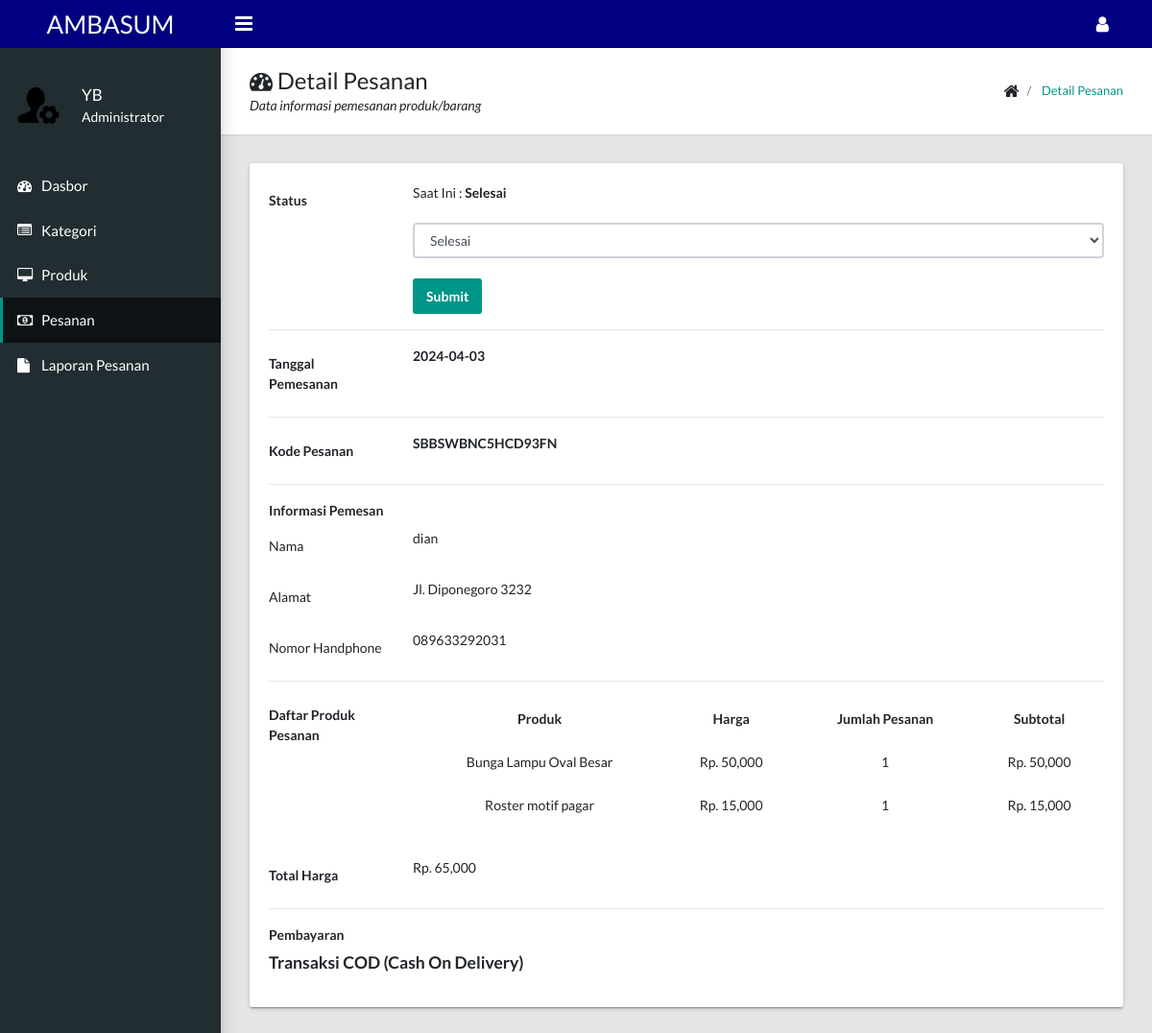
The page /admin/pesanan/detail_transaksi.php?id_pesanan=SBBSWBNC5HCD93FN (signed in) on the database its author committed.
### tables this page shows
CREATE TABLE `tb_pesanan` (
  `id_pesanan` varchar(255) NOT NULL,
  `nama_pesanan` varchar(255) NOT NULL,
  `alamat_pesanan` varchar(255) NOT NULL,
  `no_hp_pesanan` varchar(255) NOT NULL,
  `email_pesanan` varchar(255) NOT NULL,
  `total_harga_pesanan` varchar(255) NOT NULL,
  `status_pesanan` enum('Menunggu Pembayaran','Diproses','Dikirim','Ditolak','Selesai') NOT NULL,
  `tanggal_pesanan` date NOT NULL,
  `jenis_pembayaran` enum('COD','Transfer') NOT NULL
);

CREATE TABLE `tb_detail_pesanan` (
  `id_detail` int(11) NOT NULL,
  `id_pesanan` varchar(255) NOT NULL,
  `id_barang` int(11) NOT NULL,
  `jumlah_pesanan` int(11) NOT NULL,
  `subtotal_harga` varchar(255) NOT NULL
);

CREATE TABLE `tb_barang` (
  `id_barang` int(11) NOT NULL,
  `id_kategori` int(11) NOT NULL,
  `nama_barang` varchar(255) NOT NULL,
  `deskripsi_barang` varchar(255) NOT NULL,
  `harga_barang` varchar(255) NOT NULL,
  `stok_barang` int(11) NOT NULL,
  `foto_barang` varchar(255) NOT NULL
);

### function.php (called while the page is built, shortened)
<?php
function base_url()
{
    if ($_SERVER['HTTP_HOST'] === 'localhost') {
        $base_url = "http://localhost/Minpro3/";
    } else {
        $base_url = ((isset($_SERVER['HTTPS']) && $_SERVER['HTTPS'] == "on") ? "https" : "http");
        $base_url .= "://" . $_SERVER['HTTP_HOST'];
        $base_url .= "/";
    }
    return $base_url;
}
function base_url_admin()
{
    return base_url() . 'admin/';
}
?>

### admin/pesanan/detail_transaksi.php (the view, shortened to what this page needs)
<?php
include '../includer.php';
$menu             = 'pesanan';
$page_title       = 'Detail Pesanan';
$page_description = 'Data informasi pemesanan produk/barang';
$status_option = ['Menunggu Pembayaran', 'Diproses', 'Dikirim', 'Selesai'];
?>
<!DOCTYPE html>
<html lang="id">
<?php include '../header.php'; ?>
<body class="app sidebar-mini rtl">
  <?php include '../navbar.php'; ?>
  <?php include '../sidebar.php'; ?>
  <main class="app-content">
    <?php include '../title.php'; ?>
    <div class="row">
      <div class="col-md-12">
        <div class="tile">
          <div class="tile-body">
            <?php
            $id_pesanan = $_GET['id_pesanan'];
            $query      = mysqli_query($koneksi, "SELECT *  FROM tb_pesanan WHERE id_pesanan = '$id_pesanan'");
            $data       = mysqli_fetch_array($query);
            ?>
            <div class="form-group row">
              <label for="inputEmail3" class="col-sm-2 col-form-label"><b>Status</b></label>
              <div class="col-sm-10">
                Saat Ini : <b>
                  <?php echo $data['status_pesanan']; ?>
                </b><br><br>
                <form method="POST" action="aksi_detail.php">
                  <select class="form-control" id="status" name="status" required>
                    <?php
                    foreach ($status_option as $option) {
                      ?>
                      <option value="<?= $option ?>" <?= $data['status_pesanan'] == $option ? 'selected' : ''; ?>><?= $option; ?></option>
                      <?php
                    }
                    ?>
                  </select>
                  <br>
                  <input type="submit" name="submit" class="btn btn-primary" value="Submit">
                </form>
              </div>
            </div>
            <hr>
            <div class="form-group row">
              <label for="inputEmail3" class="col-sm-2 col-form-label"><b>Tanggal Pemesanan</b></label>
              <div class="col-sm-10">
                <b>
                  <?php echo $data['tanggal_pesanan']; ?>
                </b>
              </div>
            </div>
            <hr>
            <div class="form-group row">
              <label for="inputEmail3" class="col-sm-2 col-form-label"><b>Kode Pesanan</b></label>
              <div class="col-sm-10">
                <b>
                  <?php echo $data['id_pesanan']; ?>
                </b>
              </div>
            </div>
            <hr>
            <div class="form-group">
              <label for="exampleInputEmail1"><b>Informasi Pemesan</b></label>
              <div class="form-group row">
                <label for="inputEmail3" class="col-sm-2 col-form-label">Nama</label>
                <div class="col-sm-10">
                  <?php echo $data['nama_pesanan']; ?>
                </div>
              </div>
              <div class="form-group row">
                <label for="inputEmail3" class="col-sm-2 col-form-label">Alamat</label>
                <div class="col-sm-10">
                  <?php echo $data['alamat_pesanan']; ?>
                </div>
              </div>
              <div class="form-group row">
                <label for="inputEmail3" class="col-sm-2 col-form-label">Nomor Handphone</label>
                <div class="col-sm-10">
                  <?php echo $data['no_hp_pesanan']; ?>
                </div>
              </div>
            </div>
            <hr>
            <div class="form-group row">
              <label for="inputEmail3" class="col-sm-2 col-form-label"><b>Daftar Produk Pesanan</b></label>
              <div class="col-sm-10">
                <table class="table table-borderless">
                  <tr>
                    <th class="text-center">
                      Produk
                    </th>
                    <th class="text-center">
                      Harga
                    </th>
                    <th class="text-center">
                      Jumlah Pesanan
                    </th>
                    <th class="text-center">
                      Subtotal
                    </th>
                  </tr>
                  <?php
                  $query_keranjang = mysqli_query($koneksi, "SELECT * FROM tb_detail_pesanan LEFT JOIN tb_barang ON tb_barang.id_barang = tb_detail_pesanan.id_barang WHERE id_pesanan = '$id_pesanan' ORDER BY id_detail DESC");
                  while ($keranjang = mysqli_fetch_array($query_keranjang)) { ?>
                    <tr>
                      <td class="text-center">
                        <?php echo $keranjang['nama_barang']; ?>
                      </td>
                      <td class="text-center">
                        Rp.
                        <?php echo number_format($keranjang['harga_barang']); ?>
                      </td>
                      <td class="text-center">
                        <?php echo $keranjang['jumlah_pesanan']; ?>
                      </td>
                      <td class="text-center">
                        Rp.
                        <?php echo number_format($keranjang['subtotal_harga']); ?>
                      </td>
                    </tr>
                  <?php } ?>
                </table>
              </div>
            </div>
            <div class="form-group row">
              <label for="inputEmail3" class="col-sm-2 col-form-label"><b>Total Harga</b></label>
              <div class="col-sm-10">
                <?php
                $total_belanja = mysqli_query($koneksi, "SELECT SUM(subtotal_harga) AS total from tb_detail_pesanan where id_pesanan = '$id_pesanan' ");
                $total_harga   = mysqli_fetch_array($total_belanja);
                ?>
                Rp.
                <?php echo number_format($total_harga['total']); ?>
              </div>
            </div>
            <hr>
            <?php
            if ($data['jenis_pembayaran'] == 'COD') {
              ?>
              <div class="form-group">
                <label for="exampleInputEmail1"><b>Pembayaran</b></label>
                <h5>Transaksi COD (Cash On Delivery)</h5>
              </div>
            <?php } ?>
          </div>
        </div>
      </div>
    </div>
  </main>
</body>
</html>

### admin/header.php (shortened to what this page needs)
<head>
    <link rel="stylesheet" type="text/css" href="<?= base_url_admin(); ?>docs/css/main.css">
    <link rel="stylesheet" type="text/css" href="<?= base_url_admin(); ?>docs/fa/css/font-awesome.min.css">
</head>

### admin/navbar.php (shortened to what this page needs)
<header class="app-header"><a class="app-header__logo" href="index.php">AMBASUM</a>
    <a class="app-sidebar__toggle" href="#" data-toggle="sidebar"
        aria-label="Hide Sidebar"></a>
    <ul class="app-nav">
        <li class="dropdown"><a class="app-nav__item" href="#" data-toggle="dropdown" aria-label="Open Profile Menu"><i
                    class="fa fa-user fa-lg"></i></a>
        </li>
    </ul>
</header>

### admin/sidebar.php (shortened to what this page needs)
<aside class="app-sidebar">
    <div class="app-sidebar__user"><img class="app-sidebar__user-avatar"
            src="<?= base_url(); ?>/assets/img/admin_icon.png" alt="User Image" width="60px" height="60px">
        <div>
            <p class="app-sidebar__user-name">
                YB
            </p>
            <p class="app-sidebar__user-designation">Administrator</p>
        </div>
    </div>
    <ul class="app-menu">
        <li><a class="app-menu__item <?= $menu == 'dashboard' ? 'active' : ''; ?>"
                href="<?= base_url_admin(); ?>index.php"><i class="app-menu__icon fa fa-dashboard"></i><span
                    class="app-menu__label">Dasbor</span></a></li>
        <li><a class="app-menu__item <?= $menu == 'kategori' ? 'active' : ''; ?>"
                href="<?= base_url_admin(); ?>kategori/index.php"><i class="app-menu__icon fa fa-list-alt"></i><span
                    class="app-menu__label">Kategori</span></a></li>
        <li><a class="app-menu__item <?= $menu == 'produk' ? 'active' : ''; ?>"
                href="<?= base_url_admin(); ?>produk/index.php"><i class="app-menu__icon fa fa-desktop"></i><span
                    class="app-menu__label">Produk</span></a></li>
        <li><a class="app-menu__item <?= $menu == 'pesanan' ? 'active' : ''; ?>"
                href="<?= base_url_admin(); ?>pesanan/index.php"><i class="app-menu__icon fa fa-money"></i><span
                    class="app-menu__label">Pesanan</span></a></li>
        <li><a class="app-menu__item <?= $menu == 'laporan' ? 'active' : ''; ?>"
                href="<?= base_url_admin(); ?>laporan_pesanan/index.php"><i class="app-menu__icon fa fa-file"></i><span
                    class="app-menu__label">Laporan Pesanan</span></a>
        </li>
    </ul>
</aside>

### admin/title.php
<div class="app-title">
    <div>
        <h1><i class="fa fa-dashboard"></i>
            <?= $page_title; ?>
        </h1>
        <p>
            <?= $page_description; ?>
        </p>
    </div>
    <ul class="app-breadcrumb breadcrumb">
        <li class="breadcrumb-item"><i class="fa fa-home fa-lg"></i></li>
        <li class="breadcrumb-item"><a href="index.php">
                <?= $page_title; ?>
            </a></li>
    </ul>
</div>

### rows shown on the page
tb_pesanan: status_pesanan "Selesai", status "Selesai", tanggal_pesanan "2024-04-03", id_pesanan "SBBSWBNC5HCD93FN", nama_pesanan "dian", alamat_pesanan "Jl. Diponegoro 3232", no_hp_pesanan "089633292031"
tb_detail_pesanan: id_barang.nama_barang "Bunga Lampu Oval Besar", id_barang.harga_barang "50,000", jumlah_pesanan "1", subtotal_harga "50,000"
tb_detail_pesanan: id_barang.nama_barang "Roster motif pagar", id_barang.harga_barang "15,000", jumlah_pesanan "1", subtotal_harga "15,000"

### other values the page prints
$page_title "Detail Pesanan"
$page_description "Data informasi pemesanan produk/barang"
$total_harga['total'] "65,000"
